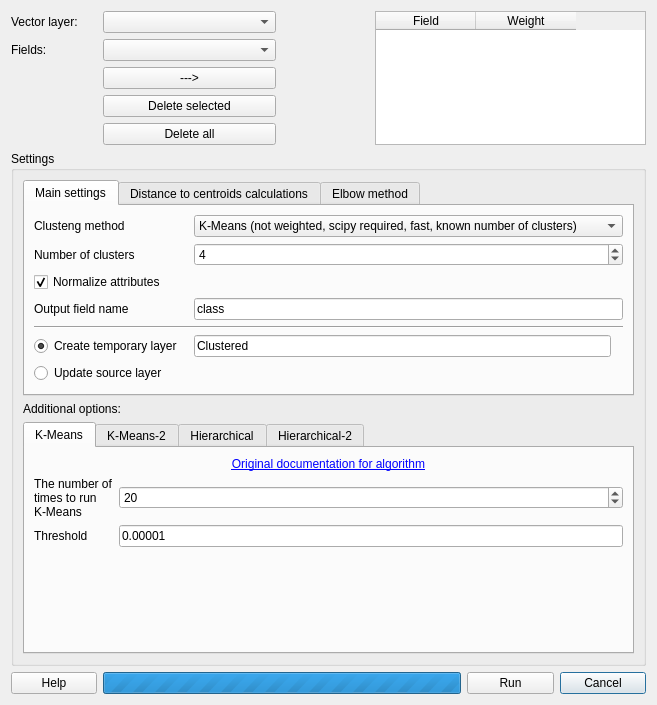
<?xml version="1.0" encoding="UTF-8"?>
<ui version="4.0">
 <class>AttributeBasedClusteringDialog</class>
 <widget class="QDialog" name="AttributeBasedClusteringDialog">
  <property name="geometry">
   <rect>
    <x>0</x>
    <y>0</y>
    <width>596</width>
    <height>686</height>
   </rect>
  </property>
  <property name="windowTitle">
   <string>Attribute based clustering</string>
  </property>
  <layout class="QGridLayout" name="gridLayout_2">
   <item row="1" column="1">
    <widget class="QLabel" name="label_2">
     <property name="text">
      <string>Fields:</string>
     </property>
    </widget>
   </item>
   <item row="6" column="7">
    <widget class="QPushButton" name="cancelButton">
     <property name="text">
      <string>Cancel</string>
     </property>
    </widget>
   </item>
   <item row="3" column="2" colspan="2">
    <widget class="QPushButton" name="deleteSelectedButton">
     <property name="text">
      <string>Delete selected</string>
     </property>
    </widget>
   </item>
   <item row="0" column="1">
    <widget class="QLabel" name="label">
     <property name="text">
      <string>Vector layer:</string>
     </property>
    </widget>
   </item>
   <item row="1" column="2" colspan="2">
    <widget class="QgsFieldComboBox" name="fieldsComboBox"/>
   </item>
   <item row="2" column="2" colspan="2">
    <widget class="QPushButton" name="addFieldButton">
     <property name="text">
      <string>---&gt;</string>
     </property>
    </widget>
   </item>
   <item row="6" column="6">
    <widget class="QPushButton" name="runButton">
     <property name="text">
      <string>Run</string>
     </property>
    </widget>
   </item>
   <item row="0" column="5" rowspan="5" colspan="3">
    <widget class="QTableWidget" name="fieldsTable">
     <column>
      <property name="text">
       <string>Field</string>
      </property>
     </column>
     <column>
      <property name="text">
       <string>Weight</string>
      </property>
     </column>
    </widget>
   </item>
   <item row="5" column="1" colspan="7">
    <widget class="QGroupBox" name="settingsGroup">
     <property name="title">
      <string>Settings</string>
     </property>
     <layout class="QGridLayout" name="gridLayout_6">
      <item row="0" column="0" colspan="2">
       <widget class="QTabWidget" name="MainOptionsTabWidget">
        <property name="currentIndex">
         <number>0</number>
        </property>
        <widget class="QWidget" name="tab">
         <attribute name="title">
          <string>Main settings</string>
         </attribute>
         <layout class="QGridLayout" name="gridLayout_7">
          <item row="6" column="0">
           <widget class="QRadioButton" name="updateSourceRB">
            <property name="text">
             <string>Update source layer</string>
            </property>
           </widget>
          </item>
          <item row="3" column="0">
           <widget class="QLabel" name="label_5">
            <property name="text">
             <string>Output field name</string>
            </property>
           </widget>
          </item>
          <item row="0" column="2" colspan="3">
           <widget class="QComboBox" name="clusteringMethodComboBox">
            <item>
             <property name="text">
              <string>K-Means (not weighted, scipy required, fast, known number of clusters)</string>
             </property>
            </item>
            <item>
             <property name="text">
              <string>K-Means-2 (not weighted, scipy required, fast, known number of clusters)</string>
             </property>
            </item>
            <item>
             <property name="text">
              <string>Hierarchical (weighted, native, slow, known number of clusters)</string>
             </property>
            </item>
            <item>
             <property name="text">
              <string>Hierarchical-2 (not weighted, scipy required, fast, auto number of clusters)</string>
             </property>
            </item>
           </widget>
          </item>
          <item row="1" column="2" colspan="3">
           <widget class="QSpinBox" name="numberOfClustersSpinBox">
            <property name="minimum">
             <number>2</number>
            </property>
            <property name="value">
             <number>4</number>
            </property>
           </widget>
          </item>
          <item row="5" column="2">
           <widget class="QLineEdit" name="tempLayerName">
            <property name="text">
             <string>Clustered</string>
            </property>
           </widget>
          </item>
          <item row="0" column="0">
           <widget class="QLabel" name="label_3">
            <property name="text">
             <string>Clusteng method</string>
            </property>
           </widget>
          </item>
          <item row="5" column="0">
           <widget class="QRadioButton" name="saveToTemporaryLayerRB">
            <property name="text">
             <string>Create temporary layer</string>
            </property>
            <property name="checked">
             <bool>true</bool>
            </property>
           </widget>
          </item>
          <item row="3" column="2" colspan="3">
           <widget class="QLineEdit" name="outputFieldNameLine">
            <property name="text">
             <string>class</string>
            </property>
            <property name="maxLength">
             <number>10</number>
            </property>
           </widget>
          </item>
          <item row="2" column="0">
           <widget class="QCheckBox" name="checkBox">
            <property name="text">
             <string>Normalize attributes</string>
            </property>
            <property name="checked">
             <bool>true</bool>
            </property>
           </widget>
          </item>
          <item row="4" column="0" colspan="5">
           <widget class="Line" name="line">
            <property name="orientation">
             <enum>Qt::Horizontal</enum>
            </property>
           </widget>
          </item>
          <item row="1" column="0">
           <widget class="QLabel" name="label_8">
            <property name="text">
             <string>Number of clusters</string>
            </property>
           </widget>
          </item>
         </layout>
        </widget>
        <widget class="QWidget" name="tab_2">
         <attribute name="title">
          <string>Distance to centroids calculations</string>
         </attribute>
         <layout class="QGridLayout" name="gridLayout_9">
          <item row="2" column="0">
           <widget class="QLabel" name="label_4">
            <property name="text">
             <string>Prefix for fields with distance:</string>
            </property>
           </widget>
          </item>
          <item row="2" column="1">
           <widget class="QLineEdit" name="distanceFieldPrefix">
            <property name="text">
             <string>dist_</string>
            </property>
           </widget>
          </item>
          <item row="3" column="1">
           <spacer name="verticalSpacer_5">
            <property name="orientation">
             <enum>Qt::Vertical</enum>
            </property>
            <property name="sizeHint" stdset="0">
             <size>
              <width>20</width>
              <height>40</height>
             </size>
            </property>
           </spacer>
          </item>
          <item row="1" column="0" colspan="2">
           <widget class="QGroupBox" name="distanceModeGroupBox">
            <property name="title">
             <string>Mode</string>
            </property>
            <layout class="QGridLayout" name="gridLayout_8">
             <item row="1" column="0">
              <widget class="QRadioButton" name="distancesRBDisabled">
               <property name="text">
                <string>Do not calculate distances (default)</string>
               </property>
               <property name="checked">
                <bool>true</bool>
               </property>
              </widget>
             </item>
             <item row="2" column="0">
              <widget class="QRadioButton" name="distancesRBOnlyObjectCluster">
               <property name="text">
                <string>Calculate distances to centroid of object's cluster only</string>
               </property>
              </widget>
             </item>
             <item row="3" column="0">
              <widget class="QRadioButton" name="distancesRBAllCentroids">
               <property name="text">
                <string>Calculate distances to all centroids</string>
               </property>
              </widget>
             </item>
            </layout>
           </widget>
          </item>
          <item row="0" column="0" colspan="2">
           <widget class="QLabel" name="label_20">
            <property name="text">
             <string>Not supported for Hierarchical-2</string>
            </property>
            <property name="alignment">
             <set>Qt::AlignCenter</set>
            </property>
           </widget>
          </item>
         </layout>
        </widget>
        <widget class="QWidget" name="tab_7">
         <attribute name="title">
          <string>Elbow method</string>
         </attribute>
         <layout class="QGridLayout" name="gridLayout_10">
          <item row="0" column="0" colspan="4">
           <widget class="QLabel" name="label_19">
            <property name="text">
             <string>Elbow method is a heuristic used in determining the number of clusters in a data set. This tool allows you to plot Elbow graph and figure out an optimal number of clusters. &lt;a href=&quot;https://en.wikipedia.org/wiki/Elbow_method_(clustering)&quot;&gt;Check for more info&lt;/a&gt;. Matplotlib is required to use this tool! Selected clustring method and it's settings will be used. Hierarchical-2 is not supported</string>
            </property>
            <property name="alignment">
             <set>Qt::AlignJustify|Qt::AlignVCenter</set>
            </property>
            <property name="wordWrap">
             <bool>true</bool>
            </property>
           </widget>
          </item>
          <item row="1" column="0">
           <widget class="QLabel" name="label_21">
            <property name="text">
             <string>Maximal number of clusters</string>
            </property>
           </widget>
          </item>
          <item row="1" column="1" colspan="3">
           <widget class="QSpinBox" name="maxClusterElbow">
            <property name="minimum">
             <number>2</number>
            </property>
            <property name="maximum">
             <number>999</number>
            </property>
            <property name="value">
             <number>10</number>
            </property>
           </widget>
          </item>
          <item row="3" column="2">
           <spacer name="verticalSpacer_6">
            <property name="orientation">
             <enum>Qt::Vertical</enum>
            </property>
            <property name="sizeHint" stdset="0">
             <size>
              <width>20</width>
              <height>70</height>
             </size>
            </property>
           </spacer>
          </item>
          <item row="2" column="0">
           <widget class="QPushButton" name="elbowMethodRun">
            <property name="text">
             <string>Draw Elbow plot</string>
            </property>
           </widget>
          </item>
          <item row="2" column="1" colspan="3">
           <spacer name="horizontalSpacer_2">
            <property name="orientation">
             <enum>Qt::Horizontal</enum>
            </property>
            <property name="sizeHint" stdset="0">
             <size>
              <width>372</width>
              <height>20</height>
             </size>
            </property>
           </spacer>
          </item>
         </layout>
        </widget>
       </widget>
      </item>
      <item row="3" column="0" colspan="2">
       <widget class="QTabWidget" name="additionalOptionsTabWidget">
        <property name="enabled">
         <bool>true</bool>
        </property>
        <property name="tabShape">
         <enum>QTabWidget::Rounded</enum>
        </property>
        <property name="currentIndex">
         <number>0</number>
        </property>
        <property name="documentMode">
         <bool>false</bool>
        </property>
        <property name="tabsClosable">
         <bool>false</bool>
        </property>
        <property name="movable">
         <bool>false</bool>
        </property>
        <widget class="QWidget" name="tab_3">
         <attribute name="title">
          <string>K-Means</string>
         </attribute>
         <layout class="QGridLayout" name="gridLayout">
          <item row="0" column="0" colspan="2">
           <widget class="QLabel" name="helpLink_2">
            <property name="text">
             <string>&lt;a href=&quot;https://docs.scipy.org/doc/scipy/reference/generated/scipy.cluster.vq.kmeans.html#scipy.cluster.vq.kmeans&quot;&gt;Original documentation for algorithm&lt;/a&gt;</string>
            </property>
            <property name="alignment">
             <set>Qt::AlignCenter</set>
            </property>
            <property name="openExternalLinks">
             <bool>true</bool>
            </property>
           </widget>
          </item>
          <item row="3" column="0">
           <widget class="QLabel" name="label_10">
            <property name="text">
             <string>Threshold</string>
            </property>
           </widget>
          </item>
          <item row="2" column="0">
           <widget class="QLabel" name="label_9">
            <property name="text">
             <string>The number of
times to run
K-Means</string>
            </property>
           </widget>
          </item>
          <item row="2" column="1">
           <widget class="QSpinBox" name="kmeansIterSpinBox">
            <property name="minimum">
             <number>1</number>
            </property>
            <property name="maximum">
             <number>9999</number>
            </property>
            <property name="value">
             <number>20</number>
            </property>
           </widget>
          </item>
          <item row="3" column="1">
           <widget class="QLineEdit" name="kmeansThresholdLineEdit">
            <property name="inputMethodHints">
             <set>Qt::ImhDigitsOnly</set>
            </property>
            <property name="text">
             <string>0.00001</string>
            </property>
           </widget>
          </item>
          <item row="4" column="0" colspan="2">
           <spacer name="verticalSpacer">
            <property name="orientation">
             <enum>Qt::Vertical</enum>
            </property>
            <property name="sizeHint" stdset="0">
             <size>
              <width>20</width>
              <height>40</height>
             </size>
            </property>
           </spacer>
          </item>
         </layout>
        </widget>
        <widget class="QWidget" name="tab_5">
         <attribute name="title">
          <string>K-Means-2</string>
         </attribute>
         <layout class="QGridLayout" name="gridLayout_3">
          <item row="3" column="0">
           <spacer name="verticalSpacer_2">
            <property name="orientation">
             <enum>Qt::Vertical</enum>
            </property>
            <property name="sizeHint" stdset="0">
             <size>
              <width>20</width>
              <height>40</height>
             </size>
            </property>
           </spacer>
          </item>
          <item row="2" column="0">
           <widget class="QLabel" name="label_12">
            <property name="text">
             <string>Method for
initialization</string>
            </property>
           </widget>
          </item>
          <item row="1" column="0">
           <widget class="QLabel" name="label_11">
            <property name="text">
             <string>The number of
times to run
K-Means</string>
            </property>
           </widget>
          </item>
          <item row="3" column="3">
           <spacer name="horizontalSpacer">
            <property name="orientation">
             <enum>Qt::Horizontal</enum>
            </property>
            <property name="sizeHint" stdset="0">
             <size>
              <width>40</width>
              <height>20</height>
             </size>
            </property>
           </spacer>
          </item>
          <item row="2" column="1" colspan="3">
           <widget class="QComboBox" name="kmeans2MethodComboBox">
            <item>
             <property name="text">
              <string>random</string>
             </property>
            </item>
            <item>
             <property name="text">
              <string>points</string>
             </property>
            </item>
            <item>
             <property name="text">
              <string>++</string>
             </property>
            </item>
           </widget>
          </item>
          <item row="1" column="1" colspan="3">
           <widget class="QSpinBox" name="kmeans2IterSpinBox">
            <property name="minimum">
             <number>1</number>
            </property>
            <property name="maximum">
             <number>99999999</number>
            </property>
            <property name="value">
             <number>20</number>
            </property>
           </widget>
          </item>
          <item row="0" column="0" colspan="4">
           <widget class="QLabel" name="helpLink_3">
            <property name="text">
             <string>&lt;a href=&quot;https://docs.scipy.org/doc/scipy/reference/generated/scipy.cluster.vq.kmeans2.html#scipy.cluster.vq.kmeans2&quot;&gt;Original documentation for algorithm&lt;/a&gt;</string>
            </property>
            <property name="alignment">
             <set>Qt::AlignCenter</set>
            </property>
            <property name="openExternalLinks">
             <bool>true</bool>
            </property>
           </widget>
          </item>
         </layout>
        </widget>
        <widget class="QWidget" name="tab_6">
         <attribute name="title">
          <string>Hierarchical</string>
         </attribute>
         <layout class="QGridLayout" name="gridLayout_5">
          <item row="0" column="0">
           <widget class="QLabel" name="label_18">
            <property name="text">
             <string>Nothing to configure</string>
            </property>
            <property name="alignment">
             <set>Qt::AlignCenter</set>
            </property>
           </widget>
          </item>
         </layout>
        </widget>
        <widget class="QWidget" name="tab_4">
         <attribute name="title">
          <string>Hierarchical-2</string>
         </attribute>
         <layout class="QGridLayout" name="gridLayout_4">
          <item row="6" column="1">
           <widget class="QComboBox" name="linkageMethodComboBox">
            <property name="currentIndex">
             <number>0</number>
            </property>
            <item>
             <property name="text">
              <string>single</string>
             </property>
            </item>
            <item>
             <property name="text">
              <string>complete</string>
             </property>
            </item>
            <item>
             <property name="text">
              <string>average</string>
             </property>
            </item>
            <item>
             <property name="text">
              <string>median</string>
             </property>
            </item>
            <item>
             <property name="text">
              <string>weighted</string>
             </property>
            </item>
            <item>
             <property name="text">
              <string>ward</string>
             </property>
            </item>
            <item>
             <property name="text">
              <string>centroid</string>
             </property>
            </item>
           </widget>
          </item>
          <item row="3" column="1">
           <widget class="QComboBox" name="criterionComBox">
            <property name="currentIndex">
             <number>1</number>
            </property>
            <item>
             <property name="text">
              <string>inconsistent</string>
             </property>
            </item>
            <item>
             <property name="text">
              <string>distance</string>
             </property>
            </item>
            <item>
             <property name="text">
              <string>maxclust</string>
             </property>
            </item>
           </widget>
          </item>
          <item row="1" column="1">
           <widget class="QLineEdit" name="clusteringThresholdLine">
            <property name="inputMethodHints">
             <set>Qt::ImhDigitsOnly</set>
            </property>
            <property name="text">
             <string>0.5</string>
            </property>
           </widget>
          </item>
          <item row="4" column="1">
           <widget class="QComboBox" name="metricComboBox">
            <item>
             <property name="text">
              <string>euclidean</string>
             </property>
            </item>
            <item>
             <property name="text">
              <string>minkowski</string>
             </property>
            </item>
            <item>
             <property name="text">
              <string>cityblock</string>
             </property>
            </item>
            <item>
             <property name="text">
              <string>seuclidean</string>
             </property>
            </item>
            <item>
             <property name="text">
              <string>sqeuclidean</string>
             </property>
            </item>
            <item>
             <property name="text">
              <string>cosine</string>
             </property>
            </item>
            <item>
             <property name="text">
              <string>correlation</string>
             </property>
            </item>
            <item>
             <property name="text">
              <string>hamming</string>
             </property>
            </item>
            <item>
             <property name="text">
              <string>jaccard</string>
             </property>
            </item>
            <item>
             <property name="text">
              <string>chebyshev</string>
             </property>
            </item>
            <item>
             <property name="text">
              <string>canberra</string>
             </property>
            </item>
            <item>
             <property name="text">
              <string>braycurtis</string>
             </property>
            </item>
            <item>
             <property name="text">
              <string>mahalanobis</string>
             </property>
            </item>
            <item>
             <property name="text">
              <string>matching</string>
             </property>
            </item>
            <item>
             <property name="text">
              <string>dice</string>
             </property>
            </item>
            <item>
             <property name="text">
              <string>kulsinski</string>
             </property>
            </item>
            <item>
             <property name="text">
              <string>rogerstanimoto</string>
             </property>
            </item>
            <item>
             <property name="text">
              <string>russellrao</string>
             </property>
            </item>
            <item>
             <property name="text">
              <string>sokalmichener</string>
             </property>
            </item>
            <item>
             <property name="text">
              <string>sokalsneath</string>
             </property>
            </item>
           </widget>
          </item>
          <item row="2" column="1">
           <widget class="QSpinBox" name="maxNumberOfClustersSpinBox"/>
          </item>
          <item row="5" column="1">
           <widget class="QSpinBox" name="depthSpinBox">
            <property name="minimum">
             <number>1</number>
            </property>
            <property name="value">
             <number>2</number>
            </property>
           </widget>
          </item>
          <item row="3" column="0">
           <widget class="QLabel" name="label_15">
            <property name="text">
             <string>Criterion</string>
            </property>
           </widget>
          </item>
          <item row="2" column="0">
           <widget class="QLabel" name="label_14">
            <property name="text">
             <string>Max number of clusters</string>
            </property>
           </widget>
          </item>
          <item row="4" column="0">
           <widget class="QLabel" name="label_17">
            <property name="text">
             <string>Metric</string>
            </property>
           </widget>
          </item>
          <item row="6" column="0">
           <widget class="QLabel" name="label_7">
            <property name="text">
             <string>Linkage method</string>
            </property>
           </widget>
          </item>
          <item row="5" column="0">
           <widget class="QLabel" name="label_16">
            <property name="text">
             <string>Depth</string>
            </property>
           </widget>
          </item>
          <item row="1" column="0">
           <widget class="QLabel" name="label_6">
            <property name="text">
             <string>Clustering threshold</string>
            </property>
           </widget>
          </item>
          <item row="0" column="0" colspan="2">
           <widget class="QLabel" name="helpLink_4">
            <property name="text">
             <string>&lt;a href=&quot;https://docs.scipy.org/doc/scipy/reference/generated/scipy.cluster.hierarchy.fclusterdata.html#scipy.cluster.hierarchy.fclusterdata&quot;&gt;Original documentation for algorithm&lt;/a&gt;</string>
            </property>
            <property name="alignment">
             <set>Qt::AlignCenter</set>
            </property>
            <property name="openExternalLinks">
             <bool>true</bool>
            </property>
           </widget>
          </item>
          <item row="7" column="1">
           <spacer name="verticalSpacer_3">
            <property name="orientation">
             <enum>Qt::Vertical</enum>
            </property>
            <property name="sizeHint" stdset="0">
             <size>
              <width>20</width>
              <height>40</height>
             </size>
            </property>
           </spacer>
          </item>
         </layout>
        </widget>
       </widget>
      </item>
      <item row="2" column="0">
       <widget class="QLabel" name="label_13">
        <property name="text">
         <string>Additional options:</string>
        </property>
       </widget>
      </item>
     </layout>
    </widget>
   </item>
   <item row="4" column="2" colspan="2">
    <widget class="QPushButton" name="deleteAllButton">
     <property name="text">
      <string>Delete all</string>
     </property>
    </widget>
   </item>
   <item row="0" column="2" colspan="2">
    <widget class="QgsMapLayerComboBox" name="vectorLayerComboBox"/>
   </item>
   <item row="6" column="1">
    <widget class="QPushButton" name="helpButton">
     <property name="text">
      <string>Help</string>
     </property>
    </widget>
   </item>
   <item row="6" column="2" colspan="4">
    <widget class="QProgressBar" name="progressBar">
     <property name="maximum">
      <number>0</number>
     </property>
     <property name="value">
      <number>-1</number>
     </property>
    </widget>
   </item>
  </layout>
 </widget>
 <customwidgets>
  <customwidget>
   <class>QgsFieldComboBox</class>
   <extends>QComboBox</extends>
   <header>qgsfieldcombobox.h</header>
  </customwidget>
  <customwidget>
   <class>QgsMapLayerComboBox</class>
   <extends>QComboBox</extends>
   <header>qgsmaplayercombobox.h</header>
  </customwidget>
 </customwidgets>
 <resources/>
 <connections/>
</ui>
